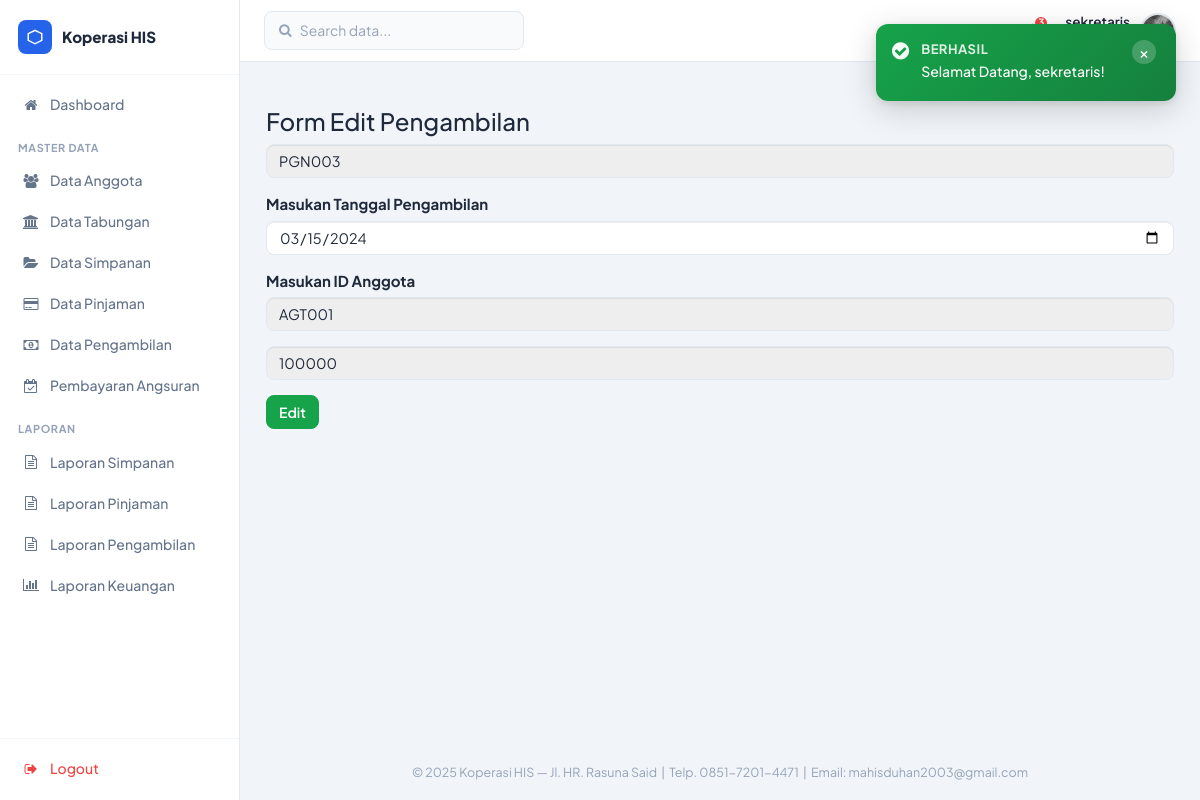
The page /sekretaris/editpengambilan.php?kd=PGN003 (signed in) on the database its author committed.
### tables this page shows
CREATE TABLE `tbl_pengambilan` (
  `id_pengambilan` varchar(6) NOT NULL,
  `tgl_pengambilan` date NOT NULL,
  `id_anggota` varchar(6) NOT NULL,
  `jumlah_pengambilan` int NOT NULL
);

CREATE TABLE `tbl_tabungan` (
  `id_tabungan` varchar(6) NOT NULL,
  `id_anggota` varchar(6) NOT NULL,
  `saldo` int NOT NULL,
  `saldo_wajib` int NOT NULL
);

### sekretaris/editpengambilan.php (the view, shortened to what this page needs)
<?php
	include ("style/header.php");
	include ("style/sidebar.php");
	$id_pengambilan= $_GET['kd'];
?>
	<div class="box box-primary">
		<div class="box-header with-border">
			<h3 class="box-title">Form Edit Pengambilan</h3>
		</div>
		<?php
			include ("../config/koneksi.php");
			$sql = mysqli_query($konek, "SELECT * FROM tbl_pengambilan a LEFT JOIN tbl_tabungan b ON a.id_anggota=b.id_anggota WHERE id_pengambilan = '$id_pengambilan'");
			$data = mysqli_fetch_array($sql);
		?>
		<form role="form" method="post" action="">
			<div class="box-body">
				<div class="form-group">
					<input type="text" class="form-control" name="id_pengambilan" value="<?php echo $data['id_pengambilan'];?>" readonly>
				</div>
				<div class="form-group">
					<label>Masukan Tanggal Pengambilan</label>
					<input type="date" class="form-control" name="tgl_pengambilan" value="<?php echo $data['tgl_pengambilan'];?>">
				</div>
				<div class="form-group">
					<label>Masukan ID Anggota</label>
					<input type="text" class="form-control" name="id_anggota" value="<?php echo $data['id_anggota'];?>" readonly>
				</div>
				<div class="form-group">
					<input type="text" class="form-control" name="jumlah_pengambilan" id="jumlah_pengambilan" value="<?php echo $data['jumlah_pengambilan']; ?>" readonly>
				</div>
			</div>
			<div class="box-footer">
				<button type="submit" name="edit" class="btn btn-success">Edit</button>
			</div>
		</form>
    </div>
<?php
	include ("style/footer.php");
?>

### assets/css/sekretaris-theme.css (style rules this page uses)
html { font-size: 16px; }
*, *::before, *::after { box-sizing: border-box; margin: 0; padding: 0; }
body.sk-body { font-family: 'Plus Jakarta Sans', 'Segoe UI', sans-serif; background: #F1F5F9; font-size: 15px; color: #1E293B; min-height: 100vh; line-height: 1.5; }
.sk-body .form-control { border-radius: 8px; border-color: #E2E8F0; font-family: 'Plus Jakarta Sans', sans-serif; font-size: 0.9rem; color: #1E293B; padding: 10px 12px; }
.sk-body .btn-success { background: #16A34A; border-color: #16A34A; border-radius: 8px; font-family: 'Plus Jakarta Sans', sans-serif; font-weight: 600; }

### rows shown on the page
tbl_pengambilan: id_pengambilan "PGN003", tgl_pengambilan "03/15/2024", id_anggota "AGT001", jumlah_pengambilan "100000"

### other values the page prints
$sk_settings['nama_koperasi'] "Koperasi HIS"
$label "Dashboard Data Anggota Data Tabungan Data Simpanan Data Pinjaman Data Pengambilan Pembayaran Angsuran Laporan Simpanan Laporan Pinjaman Laporan Pengambilan Laporan Keuangan"
$notif_count "3"
$_SESSION['username'] "sekretaris"
$f['msg'] "Selamat Datang, sekretaris!"
